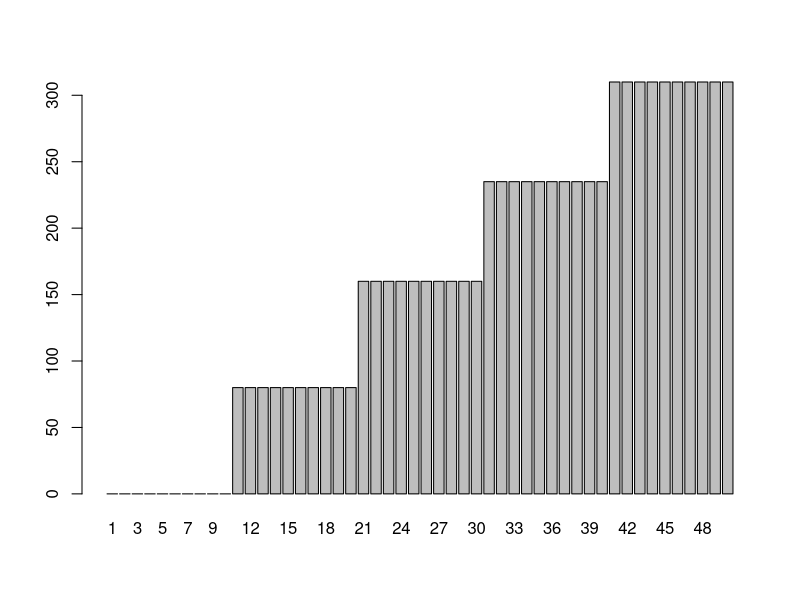
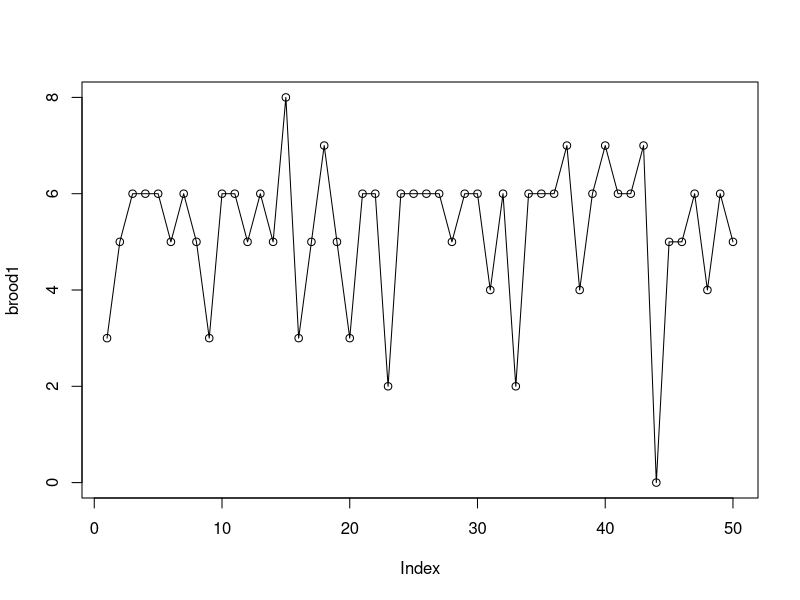
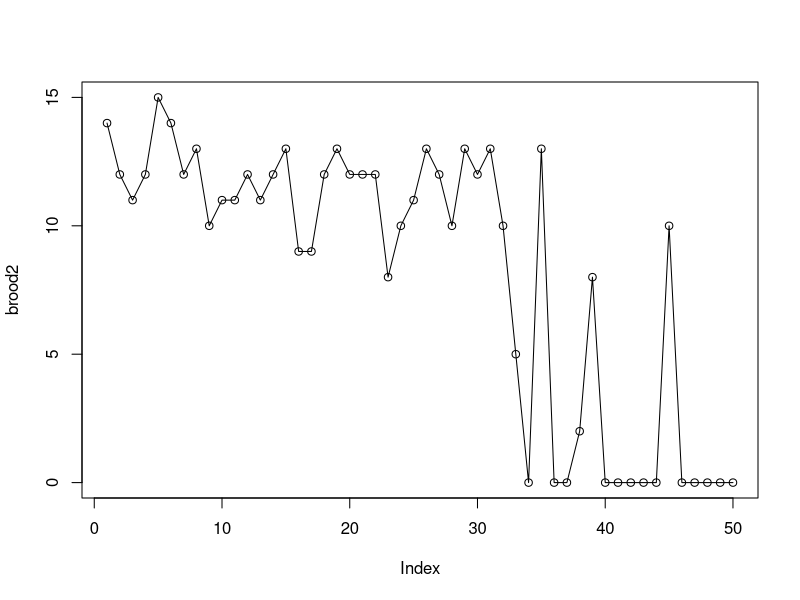
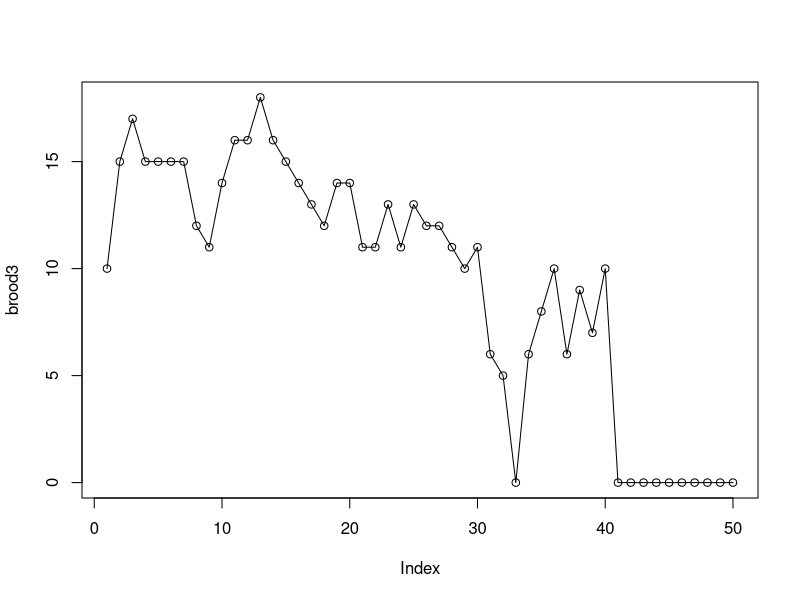
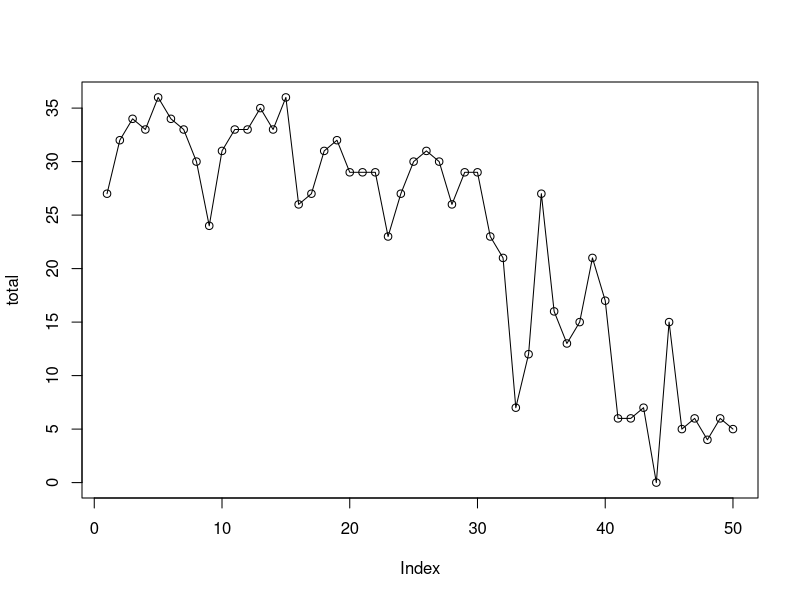
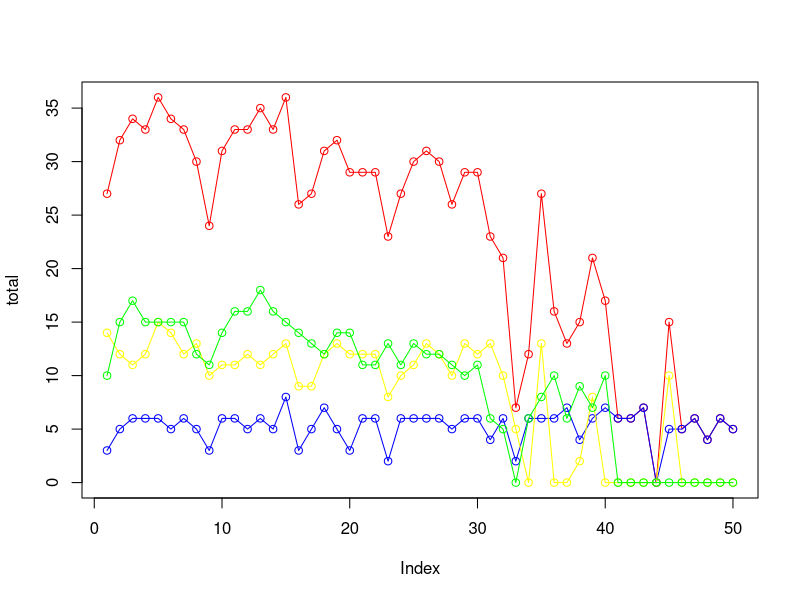
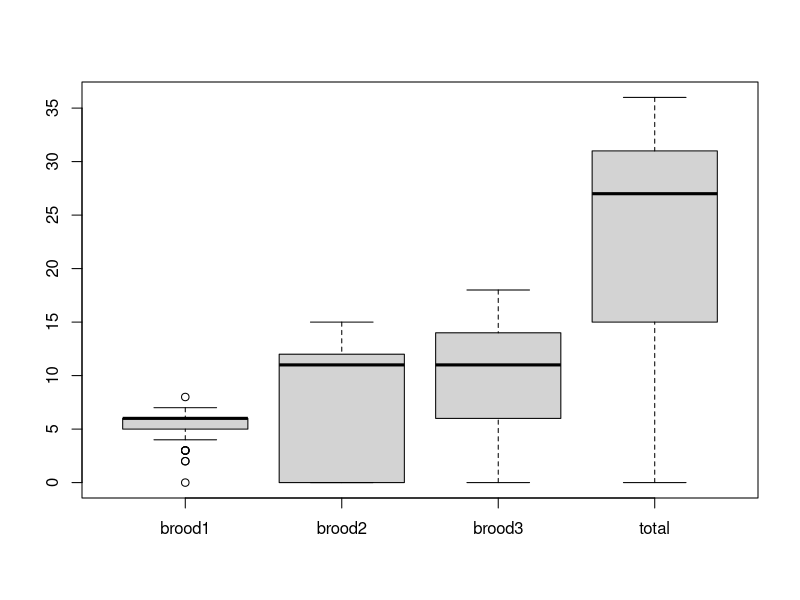
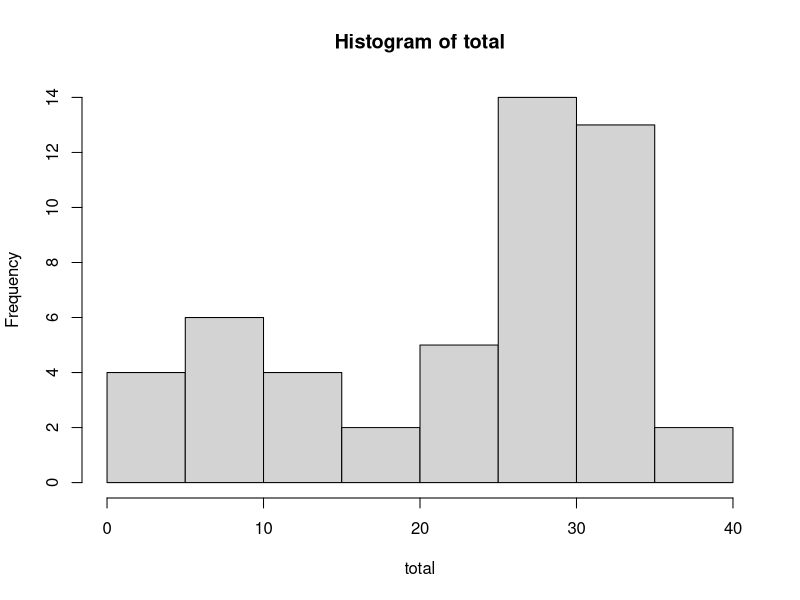

Generate these figures, in order, with R:
## ---- chunk 1
nitrofen <- read.csv("nitrofen.csv", row.names=1)
## ---- chunk 2
print(nitrofen)
## ---- chunk 3
attach(nitrofen)
## ---- chunk 4
barplot(conc,names.arg = c(1:50))
plot(brood1, type='o')
plot(brood2, type='o')
plot(brood3, type='o')
plot(total, type='o')
## ---- chunk 5
plot(total, type='o', col='red')
lines(brood1, type = "o", col='blue')
lines(brood2, type = "o", col='yellow')
lines(brood3, type = "o", col='green')
## ---- chunk 6
boxplot(nitrofen[2:5])
## ---- chunk 7
hist(total)
## ---- chunk 8
nitrofen.summary <- function(x) {   c(Min = min(x),
                                    SD = sd(x),
                                    Q1 = quantile(x, 0.25),
                                    IQR = IQR(x),
                                    Mean = mean(x),
                                    Med = median(x),
                                    Q3 = quantile(x, 0.75),
                                    Max = max(x),
                                    Range = (range(x)[2] - range(x)[1]),
                                    Var = var(x),
                                    Len = length(x) )
}
sapply(nitrofen, nitrofen.summary)
## ---- chunk 9
rela <- lm(total ~ conc)
summary(rela)
plot(total ~ conc, col=conc)
abline(rela)
